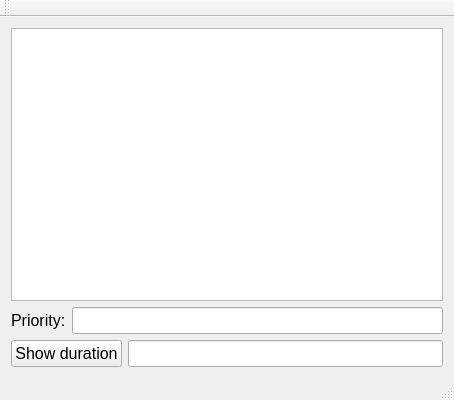
<?xml version="1.0" encoding="UTF-8"?>
<ui version="4.0">
 <class>Task_managerClass</class>
 <widget class="QMainWindow" name="Task_managerClass">
  <property name="geometry">
   <rect>
    <x>0</x>
    <y>0</y>
    <width>454</width>
    <height>400</height>
   </rect>
  </property>
  <property name="windowTitle">
   <string>Task_manager</string>
  </property>
  <widget class="QWidget" name="centralWidget">
   <layout class="QGridLayout" name="gridLayout">
    <item row="0" column="0">
     <widget class="QListWidget" name="taskListWidget">
      <property name="font">
       <font>
        <pointsize>12</pointsize>
       </font>
      </property>
     </widget>
    </item>
    <item row="1" column="0">
     <layout class="QFormLayout" name="formLayout">
      <item row="0" column="0">
       <widget class="QLabel" name="label">
        <property name="font">
         <font>
          <pointsize>12</pointsize>
         </font>
        </property>
        <property name="text">
         <string>Priority:</string>
        </property>
       </widget>
      </item>
      <item row="0" column="1">
       <widget class="QLineEdit" name="priorityLineEdit">
        <property name="font">
         <font>
          <pointsize>12</pointsize>
         </font>
        </property>
       </widget>
      </item>
     </layout>
    </item>
    <item row="2" column="0">
     <layout class="QFormLayout" name="formLayout_2">
      <item row="0" column="0">
       <widget class="QPushButton" name="durationButton">
        <property name="font">
         <font>
          <pointsize>12</pointsize>
         </font>
        </property>
        <property name="text">
         <string>Show duration</string>
        </property>
       </widget>
      </item>
      <item row="0" column="1">
       <widget class="QLineEdit" name="durationLineEdit">
        <property name="font">
         <font>
          <pointsize>12</pointsize>
         </font>
        </property>
       </widget>
      </item>
     </layout>
    </item>
   </layout>
  </widget>
  <widget class="QMenuBar" name="menuBar">
   <property name="geometry">
    <rect>
     <x>0</x>
     <y>0</y>
     <width>454</width>
     <height>21</height>
    </rect>
   </property>
  </widget>
  <widget class="QToolBar" name="mainToolBar">
   <attribute name="toolBarArea">
    <enum>TopToolBarArea</enum>
   </attribute>
   <attribute name="toolBarBreak">
    <bool>false</bool>
   </attribute>
  </widget>
  <widget class="QStatusBar" name="statusBar"/>
 </widget>
 <layoutdefault spacing="6" margin="11"/>
 <resources>
  <include location="Task_manager.qrc"/>
 </resources>
 <connections/>
</ui>
